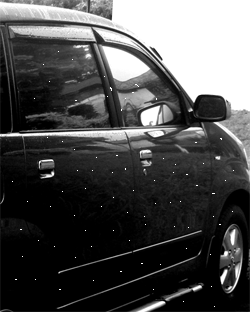
#> input picture 1207070066_Mochammad Reza Dwi Syahputra_praktikum 7/soal/Praktikum 7/mobil.tif, 250 x 312 px, found by its file name
$ python '#Praktikum PCD 7.4- Filter Median.py'
#> lines starting #> are read from the running program, lines starting #| are printed output that depends on the picture
#Praktikum PCD 7 - Filter Median
#Import Library
import matplotlib.pyplot as plt
#%matplotlib inline

from skimage import data
from skimage.io import imread
from skimage.color import rgb2gray
import numpy as np
#Load & Plot Input Image
citra1 = imread(fname="mobil.tif")
#> citra1 is the input picture: shape (312, 250); min 0, max 255, mean 76.9
citra2 = imread(fname="boneka2.tif")
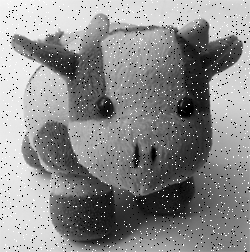
#> input picture 1207070066_Mochammad Reza Dwi Syahputra_praktikum 7/soal/Praktikum 7/boneka2.tif, 250 x 252 px, found by its file name
#> citra2 is the input picture: shape (252, 250); min 0, max 255, mean 139.1

print('Shape citra 1 : ', citra1.shape)
#| Shape citra 1 :  (312, 250)
print('Shape citra 1 : ', citra2.shape)
#| Shape citra 1 :  (252, 250)

fig, axes = plt.subplots(1, 2, figsize=(10, 10))
ax = axes.ravel()

ax[0].imshow(citra1, cmap = 'gray')
ax[0].set_title("Citra 1")
ax[1].imshow(citra2, cmap = 'gray')
ax[1].set_title("Citra 2")

#Code Asal Matlab
#%proses filter median untuk citra mobil
#for baris=2 : tinggiA-1
#    for kolom=2 : lebarA-1
#        dataA = [inputMobil(baris-1, kolom-1) inputMobil(baris-1, kolom) inputMobil(baris-1, kolom+1)  ...
#              inputMobil(baris, kolom-1) inputMobil(baris, kolom) inputMobil(baris, kolom+1)  ...
#              inputMobil(baris+1, kolom-1) inputMobil(baris+1, kolom) inputMobil(baris+1, kolom+1)];
#        % Urutkan
#        for i=1 : 8
#            for j=i+1 : 9
#                if dataA(i) > dataA(j)
#                    tmpA = dataA(i);
#                    dataA(i) = dataA(j);
#                    dataA(j) = tmpA;
#                end
#            end
#        end
#        % Ambil nilai median
#        outputMobil(baris, kolom) = dataA(5);
#    end
#end
#Menyiapkan variable output
copyCitra1 = citra1.copy()
copyCitra2 = citra2.copy()

m1,n1 = copyCitra1.shape
#> m1 = 312; n1 = 250
output1 = np.empty([m1, n1])

m2,n2 = copyCitra2.shape
#> m2 = 252; n2 = 250
output2 = np.empty([m2, n2])
print('Shape copy citra 1 : ', copyCitra1.shape)
#| Shape copy citra 1 :  (312, 250)
print('Shape output citra 1 : ', output1.shape)
#| Shape output citra 1 :  (312, 250)

print('m1 : ',m1)
#| m1 :  312
print('n1 : ',n1)
#| n1 :  250
print()

print('Shape copy citra 2 : ', copyCitra2.shape)
#| Shape copy citra 2 :  (252, 250)
print('Shape output citra 3 : ', output2.shape)
#| Shape output citra 3 :  (252, 250)
print('m2 : ',m2)
#| m2 :  252
print('n2 : ',n2)
#| n2 :  250
print()

#Proses Filter Median Pada Citra Input 1
for baris in range(0, m1-1):
    for kolom in range(0, n1-1):
        a1 = baris
        b1 = kolom
        dataA = [copyCitra1[a1-1, b1-1], copyCitra1[a1-1, b1], copyCitra1[a1-1, b1+1], \
              copyCitra1[a1, b1-1], copyCitra1[a1, b1], copyCitra1[a1, b1+1], \
              copyCitra1[a1+1, b1-1], copyCitra1[a1+1, b1], copyCitra1[a1+1, b1+1]]

        # Urutkan
        for i in range(1, 8):
            for j in range(i, 9):
                if dataA[i] > dataA[j]:
                    tmpA = dataA[i];
                    dataA[i] = dataA[j];
                    dataA[j]= tmpA;

        output1[a1, b1] = dataA[5]
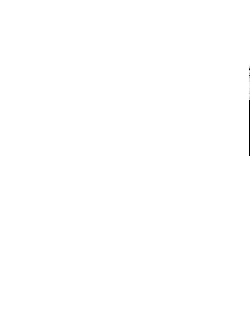
#> output1: shape (312, 250) float64; 0.07% of the values are NaN or infinite; the others: min -6.42e+307, max 7.78e+205, mean -inf; drawn with min black, max white, NaN and infinite black
#Proses Filter Median Pada Citra Input 2
for baris in range(0, m2-1):
    for kolom in range(0, n2-1):
        a1 = baris
        b1 = kolom
        dataA = [copyCitra2[a1-1, b1-1], copyCitra2[a1-1, b1], copyCitra2[a1-1, b1+1], \
              copyCitra2[a1, b1-1], copyCitra2[a1, b1], copyCitra2[a1, b1+1], \
              copyCitra2[a1+1, b1-1], copyCitra2[a1+1, b1], copyCitra2[a1+1, b1+1]]

        # Urutkan
        for i in range(1, 8):
            for j in range(i, 9):
                if dataA[i] > dataA[j]:
                    tmpA = dataA[i];
                    dataA[i] = dataA[j];
                    dataA[j]= tmpA;

        output2[a1, b1] = dataA[5]
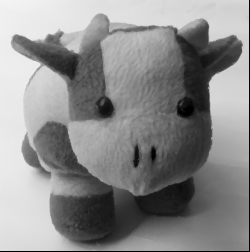
#> output2: shape (252, 250) float64; min 0, max 244, mean 139.2
#Plot Citra Input dan Output Hasil dari Filter Rerata
fig, axes = plt.subplots(2, 2, figsize=(10, 10))
ax = axes.ravel()

ax[0].imshow(citra1, cmap = 'gray')
ax[0].set_title("Input Citra 1")

ax[1].imshow(citra2, cmap = 'gray')
ax[1].set_title("Input Citra 1")

ax[2].imshow(output1, cmap = 'gray')
ax[2].set_title("Output Citra 1")

ax[3].imshow(output2, cmap = 'gray')
ax[3].set_title("Output Citra 2")
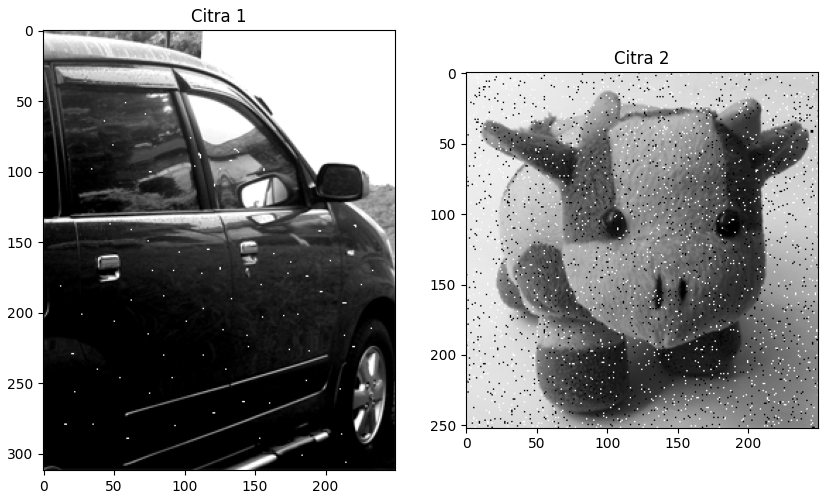
#> figure drawn by matplotlib, 2 panels
